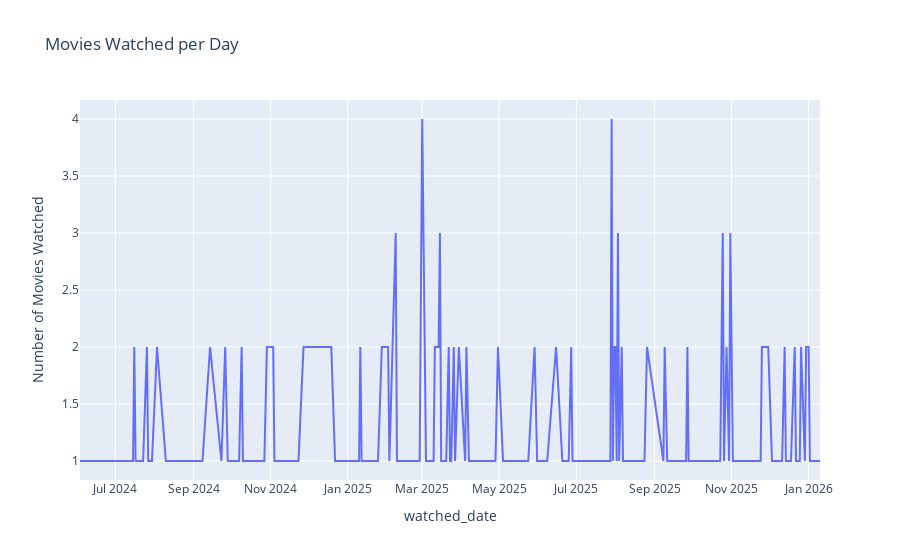

Write notebook code for a chart like this one.
### Code cell
# movies per day 
movies_per_day = diary_df['watched_date'].value_counts().sort_index()
fig = px.line(movies_per_day, 
              x=movies_per_day.index, 
              y=movies_per_day.values, 
              title='Movies Watched per Day',
              labels={'x': 'Watch Date', 'y': 'Number of Movies Watched'})
fig.show()

### Figure 1 — Plotly figure (JSON) as saved in the notebook; plotly's stock layout.template omitted (floating-point values rounded to 4 significant figures; data arrays with more than 128 entries replaced by an {"elided": "..."} marker saying what was removed)
{"data": [{"hovertemplate": "watched_date=%{x}<br>Number of Movies Watched=%{y}<extra></extra>", "legendgroup": "", "line": {"color": "#636efa", "dash": "solid"}, "marker": {"symbol": "circle"}, "mode": "lines", "name": "", "orientation": "v", "showlegend": false, "type": "scatter", "x": {"elided": "183 str values"}, "xaxis": "x", "y": {"elided": "183 int values"}, "yaxis": "y"}], "layout": {"legend": {"tracegroupgap": 0}, "title": {"text": "Movies Watched per Day"}, "xaxis": {"anchor": "y", "domain": [0, 1], "title": {"text": "watched_date"}}, "yaxis": {"anchor": "x", "domain": [0, 1], "title": {"text": "Number of Movies Watched"}}}}
